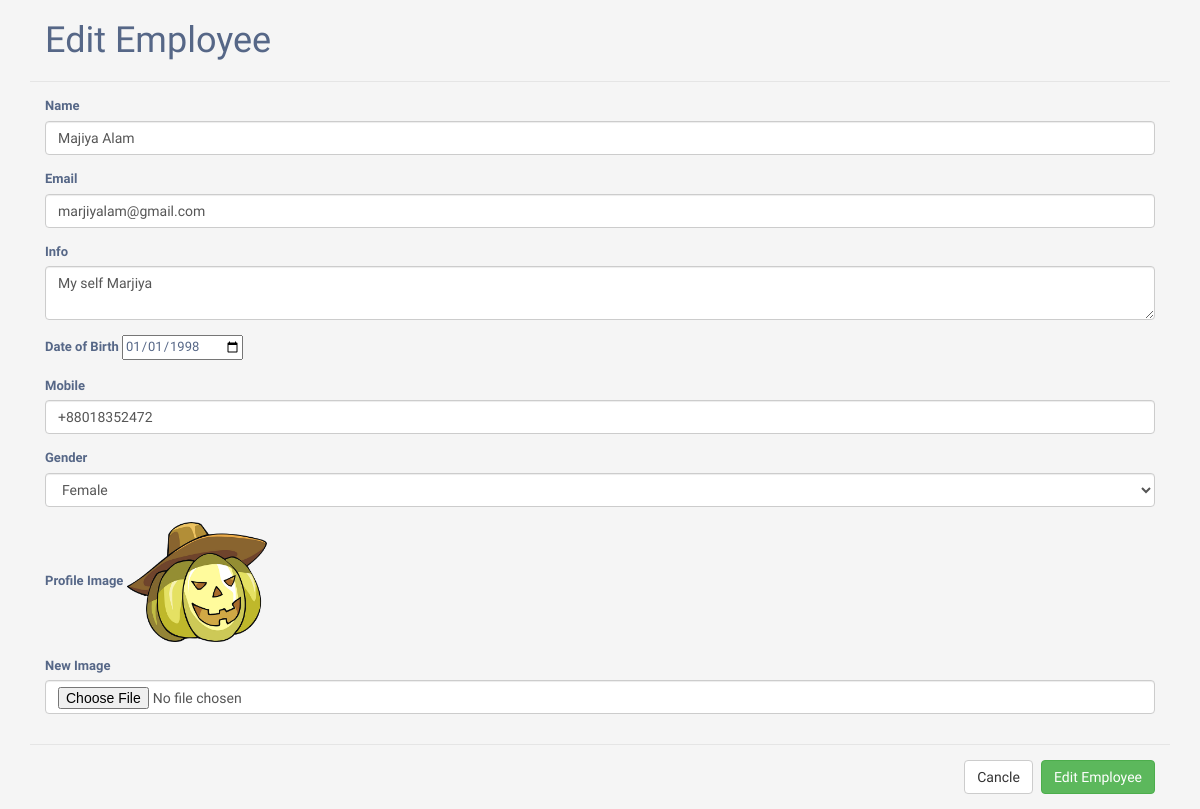
Screenshot of /edit.php?id=6 with the database file from the repository.
### tables this page shows
CREATE TABLE `employee` (
  `id` bigint(100) NOT NULL,
  `name` text NOT NULL,
  `email` varchar(100) NOT NULL,
  `info` varchar(255) NOT NULL,
  `date_of_birth` date NOT NULL,
  `gender` text NOT NULL,
  `mobile_number` varchar(15) NOT NULL,
  `profile_image` varchar(255) DEFAULT NULL,
  `hobbies` varchar(255) DEFAULT NULL
);

### database/database.php (called while the page is built, shortened)
<?php
class database{
    protected function connect(){
        $this->host= 'localhost';
        $this->dbusername= 'risantushar';
        $this->dbpassword= 'risantushar#*';
        $this->dbname= 'db_employee_management';
        $con=new mysqli($this->host,$this->dbusername,$this->dbpassword,$this->dbname);
        return $con;
    }
}
class query extends database{
    public function getData($table,$field='*',$condition_arr='',$order_by_field='',$order_by_type='desc',$limit=''){
		$sql="select $field from $table ";
		if($condition_arr!=''){
			$sql.=' where ';
			$c=count($condition_arr);
			$i=1;
			foreach($condition_arr as $key=>$val){
				if($i==$c){
					$sql.="$key='$val'";
				}else{
					$sql.="$key='$val' and ";
				}
				$i++;
			}
		}
		$result=$this->connect()->query($sql);
		if($result->num_rows>0){
			$arr=array();
			while($row=$result->fetch_assoc()){
				$arr[]=$row;
			}
			return $arr;
		}else{
			return 0;
		}
	}
    public function get_safe_str($str){
        if($str!='')
        {
            return mysqli_real_escape_string($this->connect(),$str);
        }
    }
}
?>

### edit.php (the view, shortened to what this page needs)
<?php
include('database/database.php');
$obj = new query();
    $name='';
	$email='';
	$info='';
	$date_of_birth='';
	$mobile='';
	$gender='';
	$profile_image='';
if(isset($_GET['id']) && $_GET['id']!=''){
	$id=$obj->get_safe_str($_GET['id']);
	$condition_arr=array('id'=>$id);
	$result=$obj->getData('employee','*',$condition_arr);
	$name=$result['0']['name'];
	$email=$result['0']['email'];
	$info=$result['0']['info'];
	$date_of_birth=$result['0']['date_of_birth'];
	$mobile=$result['0']['mobile_number'];
	$gender=$result['0']['gender'];
	$profile_image=$result['0']['profile_image'];
}
?>
<!DOCTYPE html>
<html lang="en">
<head>
<link rel="stylesheet" href="https://maxcdn.bootstrapcdn.com/font-awesome/4.7.0/css/font-awesome.min.css">
<link rel="stylesheet" href="https://maxcdn.bootstrapcdn.com/bootstrap/3.3.7/css/bootstrap.min.css">
<link rel="stylesheet" href="css/style.css">
</head>
<body>
    <div class="container">
    <form method="post" enctype="multipart/form-data">
					<div class="modal-header">
						<h1 class="modal-title">Edit Employee</h1>
					</div>
					<div class="modal-body">
						<div class="form-group">
							<label>Name</label>
							<input type="text" name="name" value="<?php echo $name?>" class="form-control" required>
						</div>
						<div class="form-group">
							<label>Email</label>
							<input type="email" name="email" value="<?php echo $email?>" class="form-control" required>
						</div>
						<div class="form-group">
							<label>Info</label>
							<textarea class="form-control" name="info" required><?php echo $info?></textarea>
						</div>
						<div class="form-group">
							<label>Date of Birth</label>
							<input type="date" name="date_of_birth" value="<?php echo $date_of_birth?>">
						</div>
						<div class="form-group">
							<label>Mobile</label>
							<input type="text" name="mobile_number" class="form-control" value="<?php echo $mobile?>" required>
						</div>
						<div class="form-group">
                          <label for="">Gender</label>
                          <select class="form-control" name="gender" id="">
                            <option value="Male"><?php echo $gender ?></option>
                          </select>
                        </div>
                        <div class="form-group">
							<label>Profile Image</label>
							<img style="height:120px;width:auto" src="<?php echo $profile_image?>" alt="">
						</div>
                        <div class="form-group">
							<label>New Image</label>
							<input type="file" name="profile_image" class="form-control" required>
						</div>
					</div>
					<div class="modal-footer">
                    <a href='index.php' class="btn btn-default" value="Cancel">Cancle</a>
						<button type="submit" name="submit" value="submit" id="submit" class="btn btn-success">Edit Employee</button>
					</div>
				</form>
	</div>
</body>
</html>

### css/style.css (style rules this page uses)
body { color: #566787; background: #f5f5f5; font-family: 'Varela Round', sans-serif; font-size: 13px; }

### rows the page displays
employee: name "Majiya Alam", email "marjiyalam@gmail.com", info "My self Marjiya", date_of_birth "01/01/1998", mobile_number "+88018352472", gender "Female", profile_image (picture)
